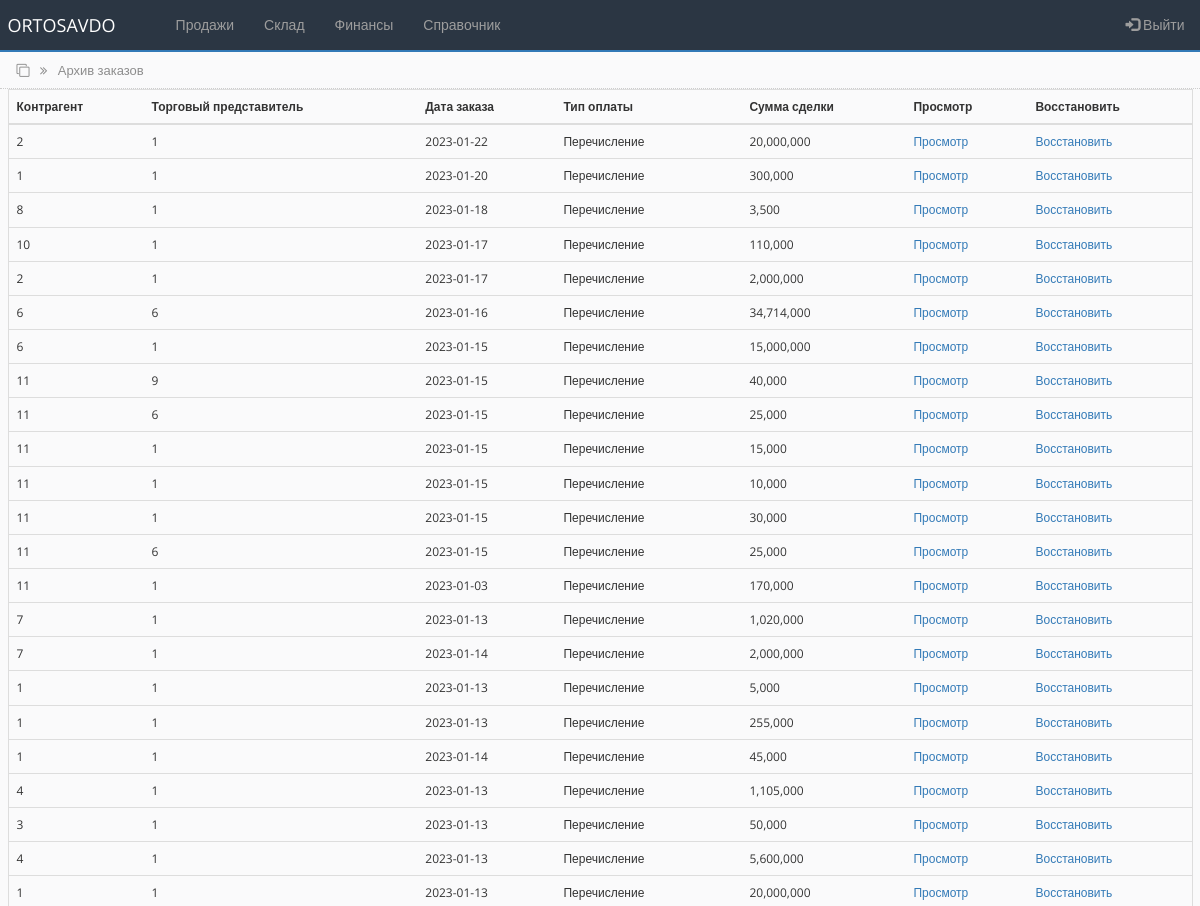
Before: /test.php (signed in, upper part) with the older database file.
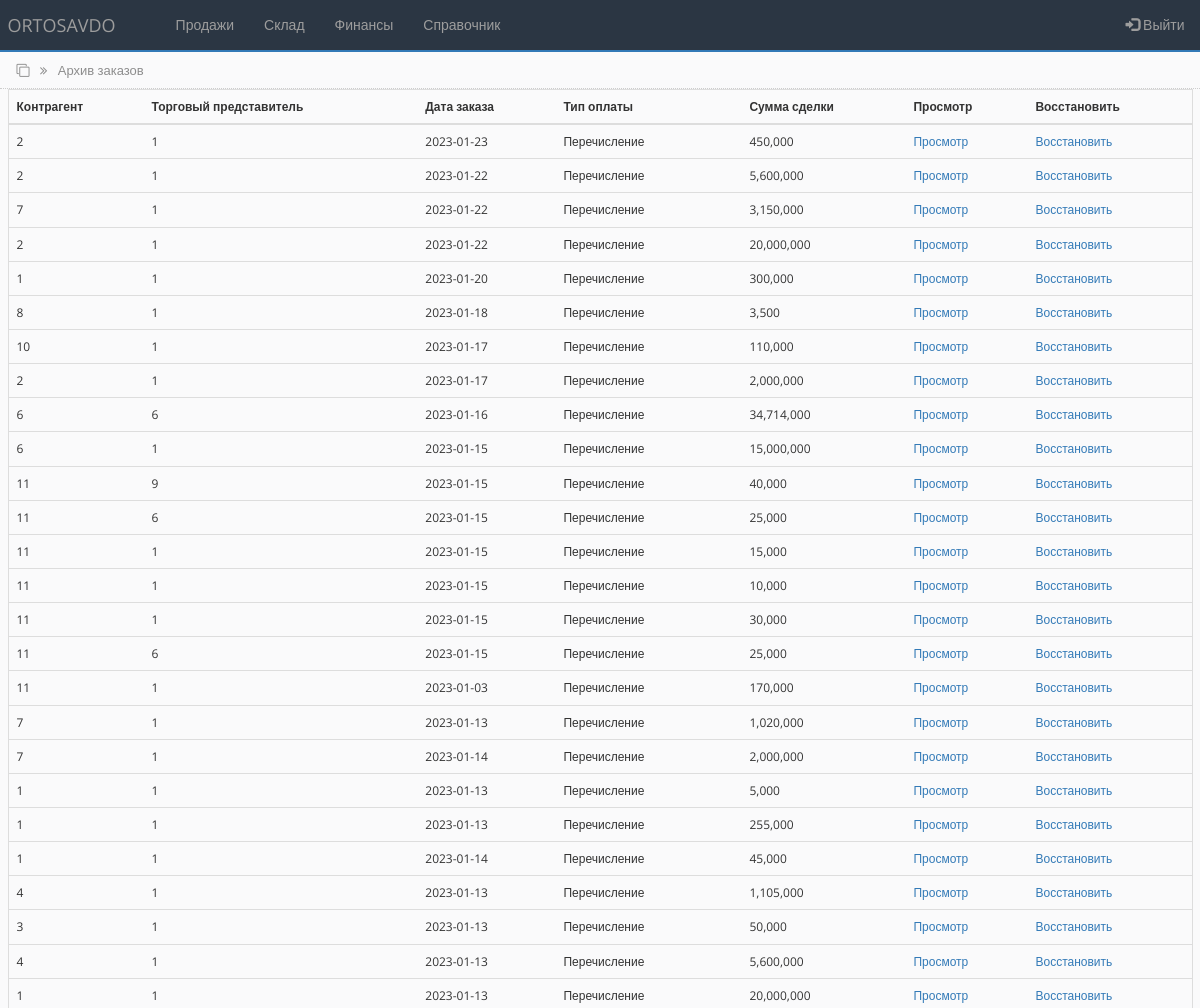
After: the same page with the newer database file.
### tables this page shows
CREATE TABLE `main_ord_tbl` (
  `id` int(100) NOT NULL,
  `contractor` varchar(250) NOT NULL,
  `sale_agent` varchar(250) NOT NULL,
  `ord_date` date NOT NULL,
  `payment_type` varchar(250) NOT NULL,
  `transaction_amount` int(100) NOT NULL,
  `order_status` int(100) NOT NULL DEFAULT '0'
);

### test.php (the view, shortened to what this page needs)
<?php
include('settings.php');
$query = "SELECT * FROM main_ord_tbl WHERE order_status='1' ORDER by id DESC";
$rs_result = mysqli_query ($connect, $query);
?>
<!DOCTYPE html>
<html lang="en">
<head>
    <link rel="stylesheet" href="https://maxcdn.bootstrapcdn.com/bootstrap/3.4.1/css/bootstrap.min.css">
    <link rel="stylesheet" href="https://cdnjs.cloudflare.com/ajax/libs/font-awesome/4.7.0/css/font-awesome.min.css">
    <link rel="stylesheet" href="css/bootstrap-grid.min.css">
    <link rel="stylesheet" href="css/style.css">
</head>
<body>
<?php include 'partSite/nav.php'; ?>
<div class="page_name">
    <div class="container-fluid">
        <i class="fa fa-clone" aria-hidden="true"></i>
        <i class="fa fa-angle-double-right right_cus"></i>
        <span class="right_cus">Архив заказов</span>
    </div>
</div>
<div class="all_table">
    <div class="container-fluid">
        <table class="table table-hover">
        <thead>
            <tr>
            <th scope="col">Контрагент</th>
            <th scope="col">Торговый представитель</th>
            <th scope="col">Дата заказа</th>
            <th scope="col">Тип оплаты</th>
            <th scope="col">Сумма сделки</th>
            <th scope="col">Просмотр</th>
            <th scope="col">Восстановить</th>
            </tr>
        </thead>
        <tbody>
<?php
    while ($row = mysqli_fetch_array($rs_result)) {
?>
            <tr>
                <td><?php echo $row["contractor"]; ?></td>
                <td><?php echo $row["sale_agent"]; ?></td>
                <td><?php echo $row["ord_date"]; ?></td>
                <td><?php echo $row["payment_type"]; ?></td>
                <td><?php echo number_format($row['transaction_amount']); ?></td>
                <td><a href="">Просмотр</a></td>
                <td><a href="" onclick="return confirm('Восстановить?')" role="button">Восстановить</a></td>
            </tr>
<?php
    };
?>
        </tbody>
        </table>
    </div>
</div>
</body>
</html>

### partSite/nav.php (shortened to what this page needs)
<nav class="navbar navbar-inverse navbar-custom">
  <div class="container-fluid">
    <div class="navbar-header">
      <a class="navbar-brand" href="main.php">ORTOSAVDO</a>
    </div>
    <ul class="nav navbar-nav">
      <li><a href="#"></a></li>
      <li class="dropdown">
        <a class="dropdown-toggle" data-toggle="dropdown" href="#">Продажи</a>
      </li>
      <li class="dropdown">
        <a class="dropdown-toggle" data-toggle="dropdown" href="#">Склад</a>
      </li>
      <li class="dropdown">
        <a class="dropdown-toggle" data-toggle="dropdown" href="#">Финансы</a>
      </li>
      <li class="dropdown">
        <a class="dropdown-toggle" data-toggle="dropdown" href="#">Справочник</a>
      </li>
    </ul>
    <ul class="nav navbar-nav navbar-right r15" data-toggle="modal" data-target="#exampleModal">
      <li><a href="#"><span class="glyphicon glyphicon-log-in"></span> Выйти</a></li>
    </ul>
  </div>
</nav>

Changed rows visible on the page:
added main_ord_tbl: contractor "2", sale_agent "1", ord_date "2023-01-23", payment_type "Перечисление", transaction_amount "450,000"
added main_ord_tbl: contractor "2", sale_agent "1", ord_date "2023-01-22", payment_type "Перечисление", transaction_amount "5,600,000"
added main_ord_tbl: contractor "7", sale_agent "1", ord_date "2023-01-22", payment_type "Перечисление", transaction_amount "3,150,000"
